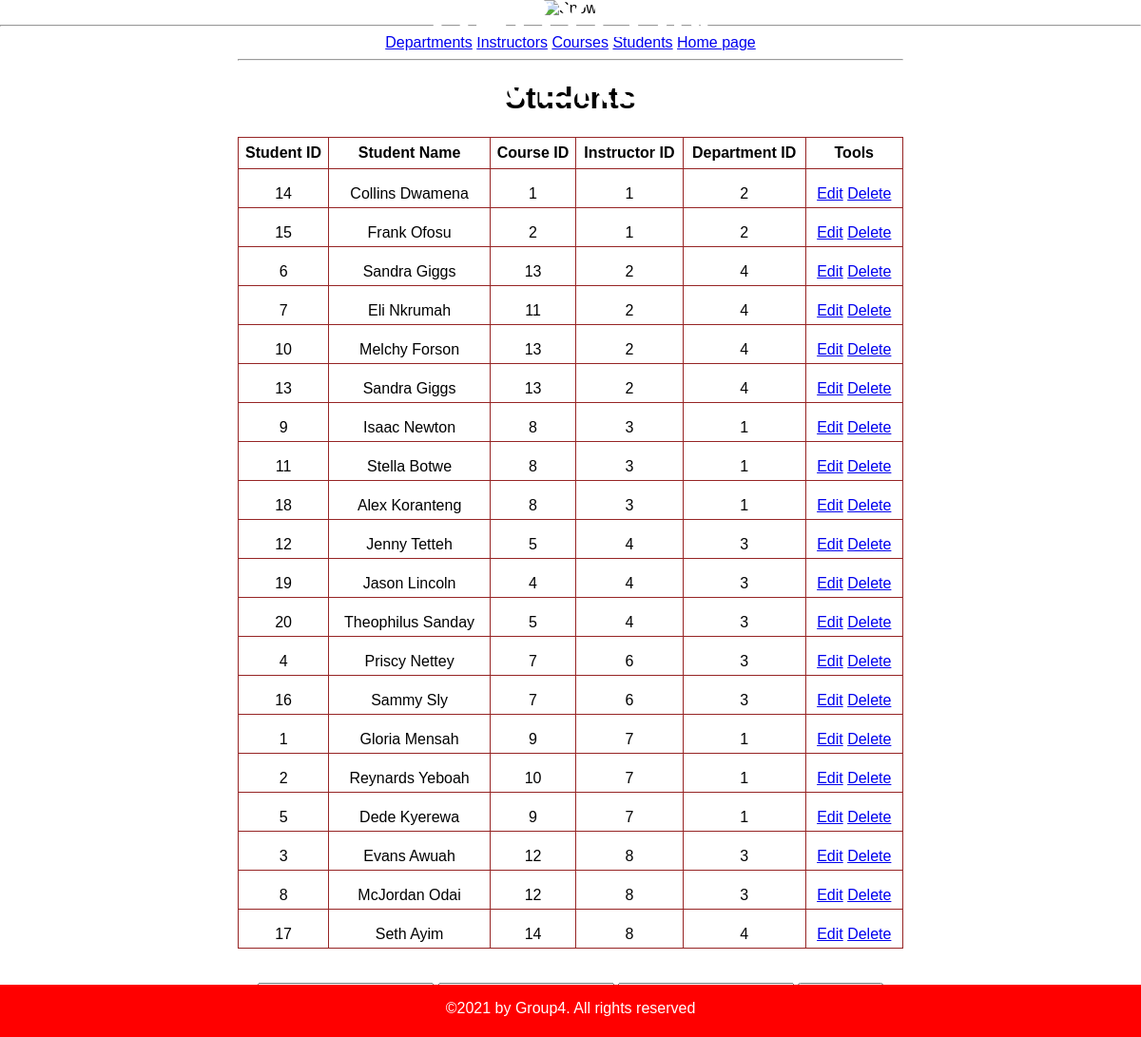
/students, run on the app's committed database.
### Admin.py (models this page shows)
class Students(db.Model):
    id = db.Column(db.Integer, primary_key=True)
    S_name = db.Column(db.String(100))
    C_id = db.Column(db.Integer, db.ForeignKey('courses.id'))
    I_id = db.Column(db.Integer, db.ForeignKey('instructors.id'))
    D_id = db.Column(db.Integer, db.ForeignKey('departments.id'))

### Admin.py (the view)
@app.route('/students', methods=['GET', 'POST'])
def students():
    if request.method == 'POST':
        try:
            S_name = request.form.get('S_name')
            C_name = request.form.get('C_name')
            I_name = request.form.get('I_name')
            link_student_course = Courses.query.filter_by(C_name=C_name).first()
            link_student_instructor = Instructors.query.filter_by(I_name=I_name).first()
            students = Students(S_name=S_name, course=link_student_course)
            students.I_id = link_student_instructor.id
            students.D_id = link_student_course.D_id
            db.session.add(students)
            db.session.commit()
            return redirect('/students')
        except:
            return "Course or Instructor not found"
    else:
        students = Students.query.order_by(asc(Students.I_id)).all()
        return render_template('/students.html', students=students)

### templates/students.html (shortened to what this page needs)
{% extends "base.html" %}
{% block body %}
    <a href="/departments">Departments</a>
    <a href="/instructors">Instructors</a>
    <a href="/courses">Courses</a>
    <a href="/students">Students</a>
    <a href="/functions">Home page</a>
    <hr>
    <h1>Students</h1>
    {% if students|length < 1 %}
        <h4>There are no students </h4>
    {% else %}
    <table style="text-align: center;" class = "center">
        <tr>
            <th>Student ID</th>
            <th>Student Name</th>
            <th>Course ID</th>
            <th>Instructor ID</th>
            <th>Department ID</th>
            <th>Tools</th>
        </tr>
        {%for student in students%}
        <tr>
            <td>{{student.id}}</td>
            <td>{{student.S_name}}</td>
            <td>{{student.C_id}}</td>
            <td>{{student.I_id}}</td>
            <td>{{student.D_id}}</td>
            <td>
                <a href="/students/edit/{{student.id}}">Edit</a>
                <a href="/students/delete/{{student.id}}">Delete</a>
            </td>
        </tr>
        {% endfor%}
    </table>
    <br> <br>
    {%endif%}
    <form action="/students" method="post">
    </form>
{% endblock %}

### static/style28.css (style rules this page uses)
h1 { color: black; font-family: helvetica; text-align: center; }
body, html { margin: 0; font-family: sans-serif; }
table, td, th { border: 1px solid rgb(150, 36, 36); }
td { text-align:center; padding: 5px; height: 30px; vertical-align: bottom; }
th { height: 30px }
table { border-collapse: collapse; width: 100%; }

### data on the page
Students: id "14", S_name "Collins Dwamena", C_id "1", I_id "1", D_id "2"
Students: id "15", S_name "Frank Ofosu", C_id "2", I_id "1", D_id "2"
Students: id "6", S_name "Sandra Giggs", C_id "13", I_id "2", D_id "4"
Students: id "7", S_name "Eli Nkrumah", C_id "11", I_id "2", D_id "4"
Students: id "10", S_name "Melchy Forson", C_id "13", I_id "2", D_id "4"
Students: id "13", S_name "Sandra Giggs", C_id "13", I_id "2", D_id "4"
Students: id "9", S_name "Isaac Newton", C_id "8", I_id "3", D_id "1"
Students: id "11", S_name "Stella Botwe", C_id "8", I_id "3", D_id "1"
Students: id "18", S_name "Alex Koranteng", C_id "8", I_id "3", D_id "1"
Students: id "12", S_name "Jenny Tetteh", C_id "5", I_id "4", D_id "3"
Students: id "19", S_name "Jason Lincoln", C_id "4", I_id "4", D_id "3"
Students: id "20", S_name "Theophilus Sanday", C_id "5", I_id "4", D_id "3"
Students: id "4", S_name "Priscy Nettey", C_id "7", I_id "6", D_id "3"
Students: id "16", S_name "Sammy Sly", C_id "7", I_id "6", D_id "3"
Students: id "1", S_name "Gloria Mensah", C_id "9", I_id "7", D_id "1"
Students: id "2", S_name "Reynards Yeboah", C_id "10", I_id "7", D_id "1"
Students: id "5", S_name "Dede Kyerewa", C_id "9", I_id "7", D_id "1"
Students: id "3", S_name "Evans Awuah", C_id "12", I_id "8", D_id "3"
Students: id "8", S_name "McJordan Odai", C_id "12", I_id "8", D_id "3"
Students: id "17", S_name "Seth Ayim", C_id "14", I_id "8", D_id "4"
